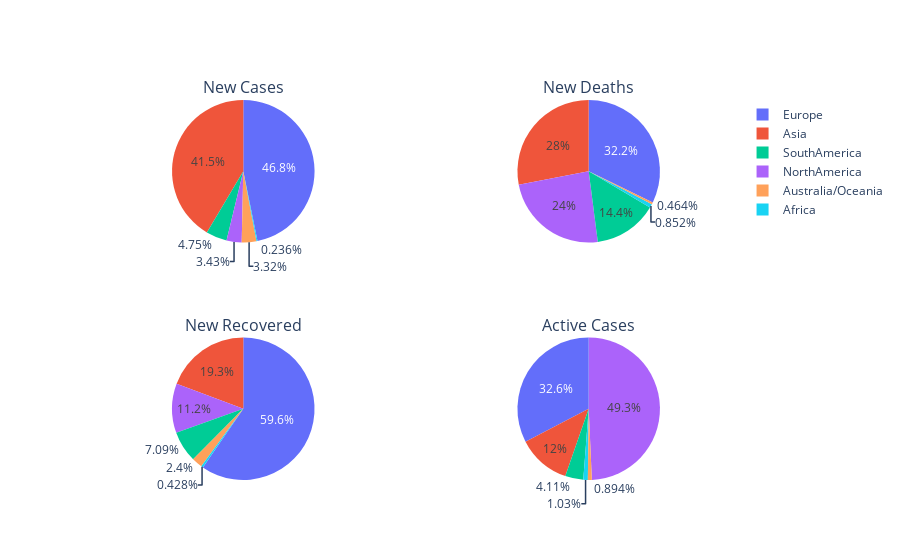

This figure's notebook cell:
### Code cell
specs = [[{'type':'domain'}, {'type':'domain'}], [{'type':'domain'}, {'type':'domain'}]]
fig = make_subplots(rows=2, cols=2, specs = specs, 
subplot_titles=['New Cases', 'New Deaths', 'New Recovered', 'Active Cases'])

fig.add_trace(go.Pie(labels=piechart_plots['Continent'], values=piechart_plots['NewCases']), 1, 1)
fig.add_trace(go.Pie(labels=piechart_plots['Continent'], values=piechart_plots['NewDeaths']), 1, 2)

fig.add_trace(go.Pie(labels=piechart_plots['Continent'], values=piechart_plots['NewRecovered']), 2, 1)
fig.add_trace(go.Pie(labels=piechart_plots['Continent'], values=piechart_plots['ActiveCases']), 2, 2)

### Figure 1 — Plotly figure (JSON) as saved in the notebook; plotly's stock layout.template omitted (floating-point values rounded to 4 significant figures)
{"data": [{"domain": {"x": [0, 0.45], "y": [0.625, 1]}, "labels": ["Africa", "Asia", "Australia/Oceania", "Europe", "NorthAmerica", "SouthAmerica"], "type": "pie", "values": [4239, 746291, 59747, 842448, 61684, 85498]}, {"domain": {"x": [0.55, 1], "y": [0.625, 1]}, "labels": ["Africa", "Asia", "Australia/Oceania", "Europe", "NorthAmerica", "SouthAmerica"], "type": "pie", "values": [57, 1875, 31, 2153, 1605, 966]}, {"domain": {"x": [0, 0.45], "y": [0, 0.375]}, "labels": ["Africa", "Asia", "Australia/Oceania", "Europe", "NorthAmerica", "SouthAmerica"], "type": "pie", "values": [7424, 334194, 41577, 1033432, 194200, 122849]}, {"domain": {"x": [0.55, 1], "y": [0, 0.375]}, "labels": ["Africa", "Asia", "Australia/Oceania", "Europe", "NorthAmerica", "SouthAmerica"], "type": "pie", "values": [539058, 6306052, 468232, 17099534, 25822744, 2152083]}], "layout": {"annotations": [{"font": {"size": 16}, "showarrow": false, "text": "New Cases", "x": 0.225, "xanchor": "center", "xref": "paper", "y": 1, "yanchor": "bottom", "yref": "paper"}, {"font": {"size": 16}, "showarrow": false, "text": "New Deaths", "x": 0.775, "xanchor": "center", "xref": "paper", "y": 1, "yanchor": "bottom", "yref": "paper"}, {"font": {"size": 16}, "showarrow": false, "text": "New Recovered", "x": 0.225, "xanchor": "center", "xref": "paper", "y": 0.375, "yanchor": "bottom", "yref": "paper"}, {"font": {"size": 16}, "showarrow": false, "text": "Active Cases", "x": 0.775, "xanchor": "center", "xref": "paper", "y": 0.375, "yanchor": "bottom", "yref": "paper"}]}}
